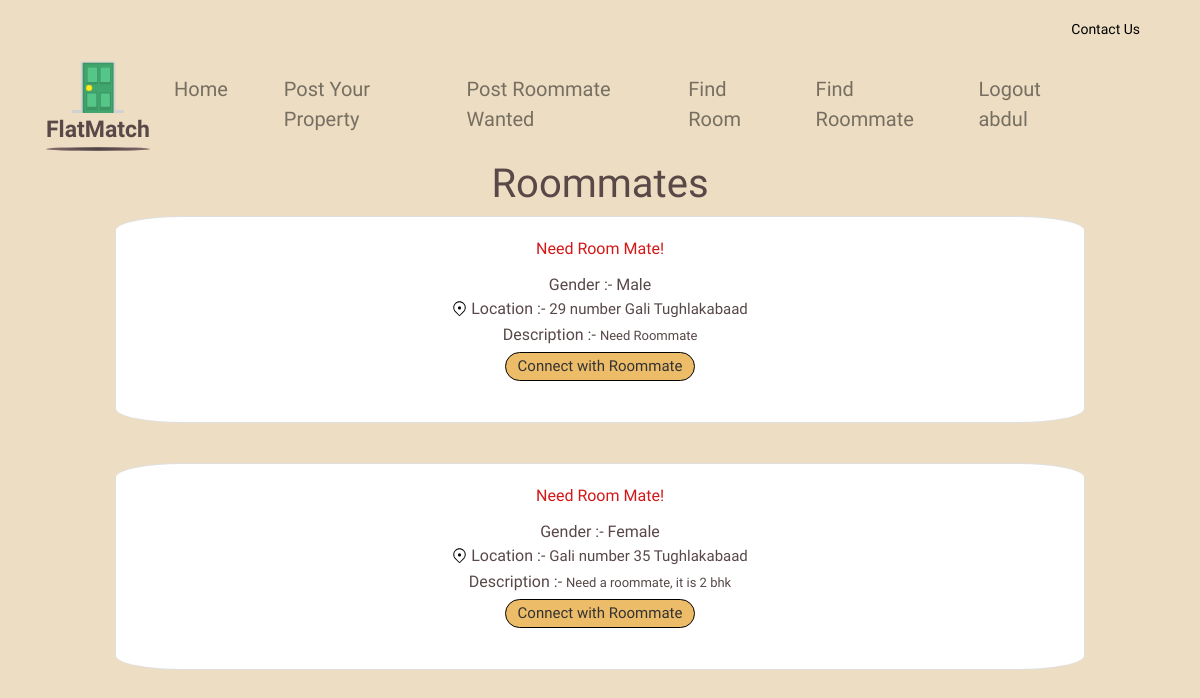
The page /roommate?id=all (signed in) on the database its author committed.
### tables this page shows
CREATE TABLE Roommate (
                id INTEGER PRIMARY KEY,
                address TEXT,   
                gender TEXT,
                description TEXT,
                contact TEXT,
                latitude REAL,
                longitude REAL
                 );

### app.py (the view, shortened to what this page needs)
@app.route('/roommate', methods=['GET', 'POST'])
def get_roommates():
    conn = sqlite3.connect('dummy.db')
    c = conn.cursor()
    roommate_id = request.args.get('id')
    print("id== ", roommate_id)
    if 'username' in session:
        username = session['username']
        print("username=",username)
        if roommate_id == 'all':
            c.execute("SELECT id,address,gender,description FROM Roommate")
            roommates = c.fetchall()
            conn.close()
            return render_template('roommate.html', roommates=roommates, username=username)
    else:
        conn.close()
        flash('You Need to login First,and Please try again.', 'error')
        return redirect(url_for('login'))

### templates/roommate.html (shortened to what this page needs)
{% extends "base.html" %}
{% block content %}
<h1 class="text-center">Roommates</h1>
<div class="row ">
    {% for roommate in roommates %}
    <div class="col-md-10" style="margin-bottom: 2.5rem;">
        <div class="card" style="border-radius: 7%;">
            <div class="card-body customised-roommate-fonts-colors" style="text-align: center;">
                <h7 class="card-title" >Need Room Mate!</h7>
                <div style="display: block;">
                    <p class="card-text" style="display: inline; font-family: var(--font-kodchasan);">Gender :- </p>
                    <p class="card-text" id="gender" style="display: inline;">{{ roommate[2] }}</p>
                </div>
                <div style="display: block; ">
                    <img src="/static/location.svg" style="vertical-align: top; margin-top: 4px; width: 15px;" alt="">
                    <p class="card-text" style="display: inline; vertical-align: top; font-family: var(--font-kodchasan);">Location :- </p>
                    <p class="card-text" style="display: inline-block; max-width: 65%; text-overflow: ellipsis;text-align: left;font-size: 15px;">{{ roommate[1] }}</p>
                </div>
                <div style="display: block; margin-top: 2px;">
                    <p class="card-text" style="display: inline; vertical-align: top; font-family: var(--font-kodchasan);">Description :- </p>
                    <p class="card-text" style="display: inline-block; max-width: 65%; text-overflow: ellipsis;text-align: left; font-size: 13px;">{{ roommate[3] }}</p>
                </div>
                {% if roommate[4] %}
                <div>
                    <p class="card-text" style="font-weight: 600; margin-top: 2px;">Contact Info: {{ roommate[4] }}</p>
                </div>
                {% else %}
                <a href="/roommate?id={{ roommate[0] }}" style="margin-top: 5px;" class="btn btn-primary rounded-pill customised-btn">Connect with Roommate</a>
                {% endif %}
            </div>
        </div>
    </div>
    {% endfor %}
</div>
{% endblock %}

### static/style.css (style rules this page uses)
body { font-family: Arial, sans-serif; margin: 0; padding: 0; font-size: var(--font-size-lgi); color: var(--color-dimgray); font-family: var(--font-marko-one); background-color: rgba(228, 205, 165, 0.66); }
:root { --font-marko-one: "Marko One"; --font-kufam: Kufam; --font-kodchasan: Kodchasan; --font-kantumruy: Kantumruy; --font-kadwa: Kadwa; --font-marcellus-sc: "Marcellus SC"; --color-white: #fff; --color-sandybrown: #edbc69; --color-dimgray: #584848; --color-red: #ff1010; --color-gray: rgba(255, 253, 253, 0); --color-darkgray: #b2a390; --color-gainsboro: #d9d9d9; }
.row { justify-content: center; margin-right: 0px; margin-left: 0px; }
.card { flex-wrap: wrap; align-items: normal; }
.card-title { display: flex; justify-content: center; }
.card-text:last-child { justify-content: center; display: flex; }
.customised-btn { border-radius: 80%; text-align: center; font-family: var(--font-marko-one); background-color: var(--color-sandybrown); padding: 2px 0.75rem; font-size: 15px; color: #333; border-color: #000000; }
.customised-roommate-fonts-colors>h7 { color: #d31818; font-family: var(--font-kufam); }
.customised-roommate-fonts-colors div p { color: var(--color-dimgray); font-family: var(--font-kufam); }

### rows shown on the page
Roommate: gender "Male", address "29 number Gali Tughlakabaad", description "Need Roommate"
Roommate: gender "Female", address "Gali number 35 Tughlakabaad", description "Need a roommate, it is 2 bhk"

### other values the page prints
{{ username }} "abdul"
